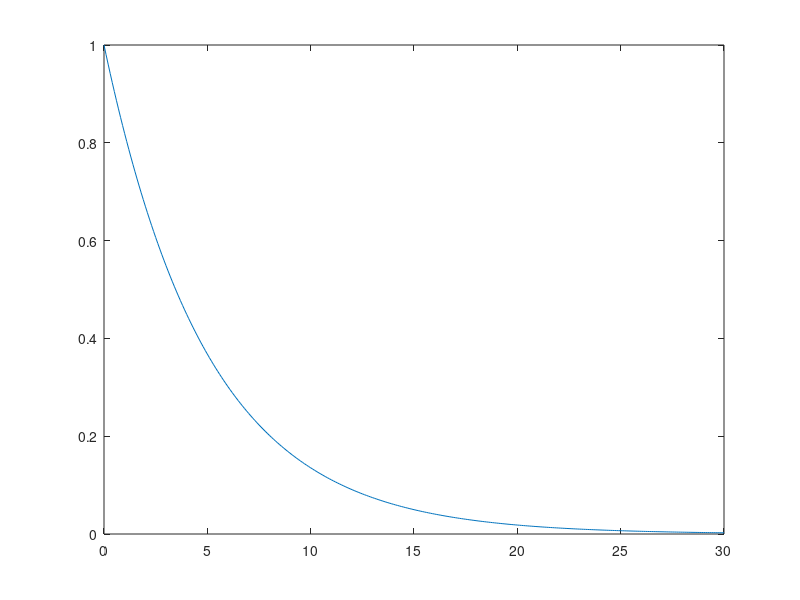

The MATLAB script that drew this image: (Note: this script raises an error after producing the figure.)
%%
x = 0:0.25:30.0;
y = 1.0 ./ (x * 2.0 + 1.0);
plot(x, y)
%%
x = 0:0.1:30.0;
y = 1.0 ./ exp(x * 0.2);
plot(x, y)
%%
x = -5:0.05:5;
y = tansig(x);
plot(x, y);